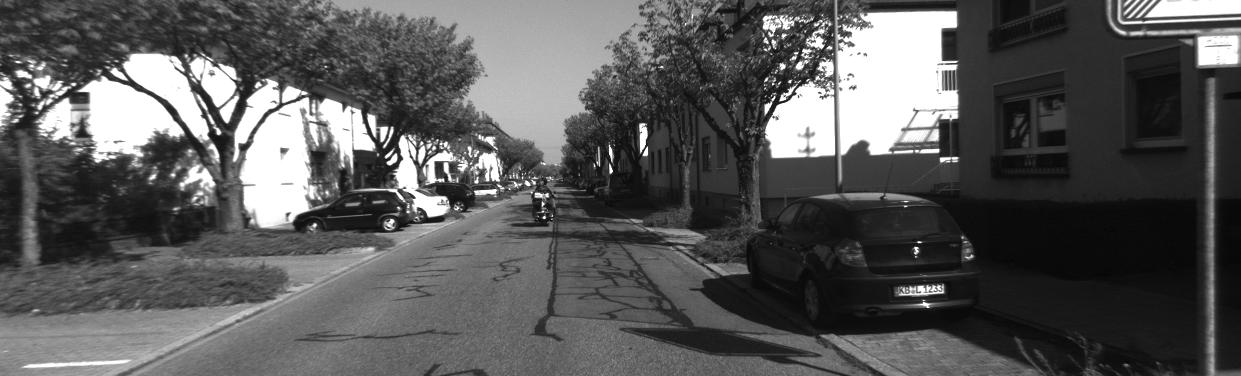
#> input picture course/code/data/kitti/000000.png, 1241 x 376 px; its folder holds 4 pictures in this run
$ python 16_structure_from_motion.py
#> lines starting #> are read from the running program, lines starting #| are printed output that depends on the picture
### course/code/cvutils.py
"""Small helpers shared by every lesson script.

Each lesson is a plain Python script:

    python 05_filtering.py            # opens the figures in a window
    python 05_filtering.py --save out # writes the figures to out/ instead

The helpers only deal with loading data and drawing figures, so the computer
vision code in the lessons stays readable.
"""
import argparse
from pathlib import Path

import cv2
import matplotlib
import numpy as np

DATA = Path(__file__).resolve().parent / "data"

_save_dir = None
_prefix = ""


def setup(lesson):
    """Parse the command line. Call once at the top of a lesson script."""
    global _save_dir, _prefix
    parser = argparse.ArgumentParser(description=f"Lesson {lesson}")
    parser.add_argument("--save", metavar="DIR", help="save figures to DIR instead of showing them")
    args = parser.parse_args()
    _prefix = lesson
    if args.save:
        matplotlib.use("Agg")
        _save_dir = Path(args.save)
        _save_dir.mkdir(parents=True, exist_ok=True)
    np.random.seed(0)


def path(name):
    """Absolute path of a file inside the data/ folder."""
    return DATA / name


# [63 lines left out: functions imread, _draw, show, figure, finish, not called in this run]

### course/code/16_structure_from_motion.py
"""Lesson 16 - Structure from Motion: essential matrix, triangulation and PnP on KITTI."""
import glob

import cv2
import numpy as np

import cvutils as U

U.setup("16")

# --8<-- [start:data]
fs = cv2.FileStorage(str(U.path("kitti/calib.yml")), cv2.FILE_STORAGE_READ)
K = fs.getNode("K").mat()                      # fx = fy = 718.856, cx = 607.19, cy = 185.22
fs.release()
frames = [cv2.imread(f, cv2.IMREAD_GRAYSCALE) for f in sorted(glob.glob(str(U.path("kitti/*.png"))))]
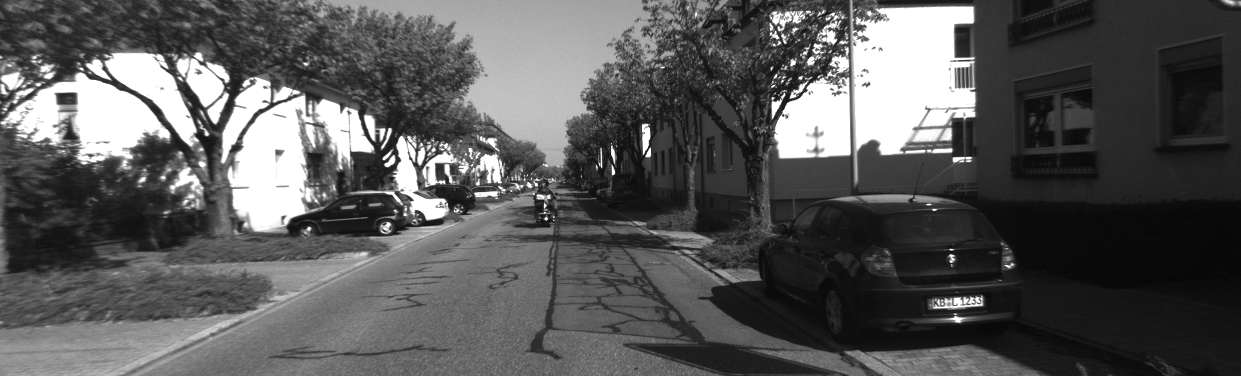
#> input picture course/code/data/kitti/000001.png, 1241 x 376 px
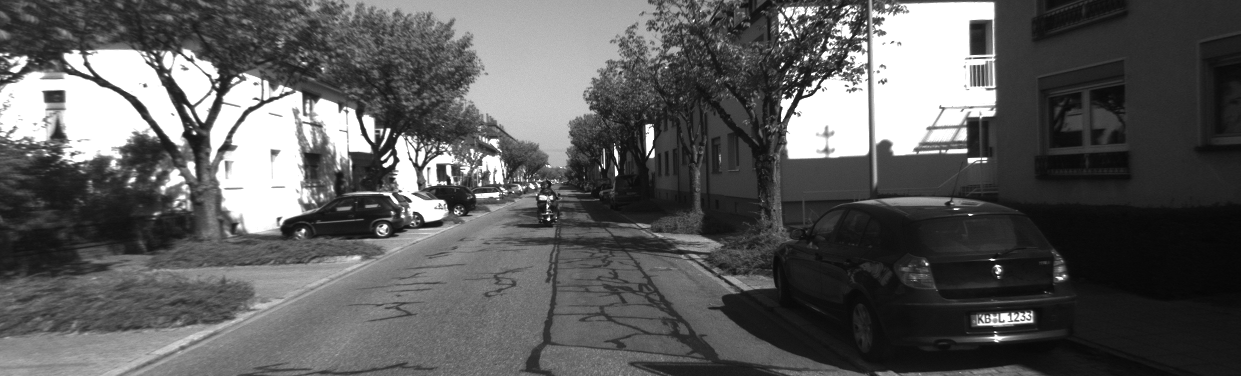
#> input picture course/code/data/kitti/000002.png, 1241 x 376 px
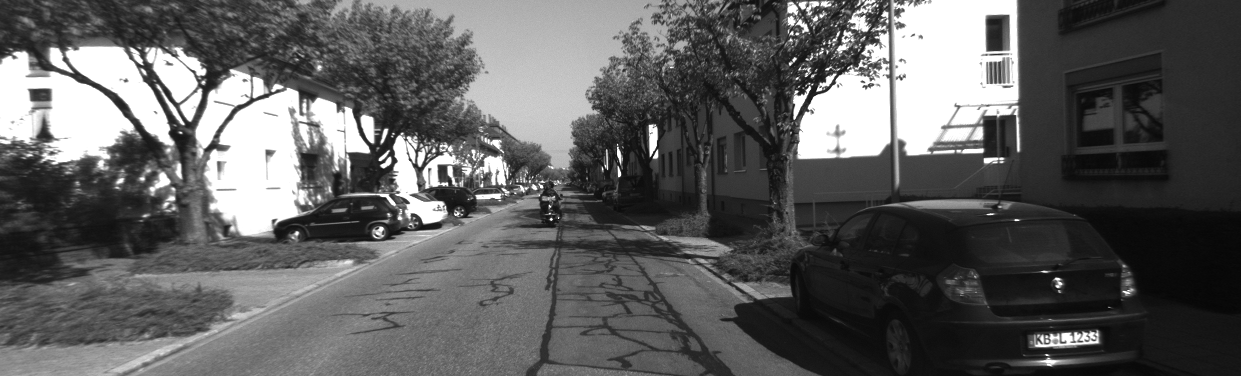
#> input picture course/code/data/kitti/000003.png, 1241 x 376 px
#> frames = 4 items

sift = cv2.SIFT_create(nfeatures=3000)
features = [sift.detectAndCompute(f, None) for f in frames]   # (keypoints, descriptors) per frame
#> features = 4 items
flann = cv2.FlannBasedMatcher(dict(algorithm=1, trees=5), dict(checks=50))


def match(i, j, ratio=0.7):
    """Indices (qi, tj) of ratio-test matches between frames i and j."""
#> called with i = 0, j = 1, ratio = 0.7
    knn = flann.knnMatch(features[i][1], features[j][1], k=2)
#> knn = 3000 matches
    return [(m.queryIdx, m.trainIdx) for m, n in knn if m.distance < ratio * n.distance]


def pts(i, idx):
    return np.float32([features[i][0][k].pt for k in idx])
# --8<-- [end:data]

# --8<-- [start:init]
pairs = match(0, 1)
#> pairs = 1209 pairs, first value 84 to 2994, second value 10 to 2998
p0, p1 = pts(0, [a for a, _ in pairs]), pts(1, [b for _, b in pairs])
#> p0 = 1209 pairs, first value 49.09 to 1220.6, second value 9.49 to 358.4; p1 = 1209 pairs, first value 27.88 to 1076, second value 3.53 to 368.4

#> (the run stopped early here; a loop or call above may not have finished)
